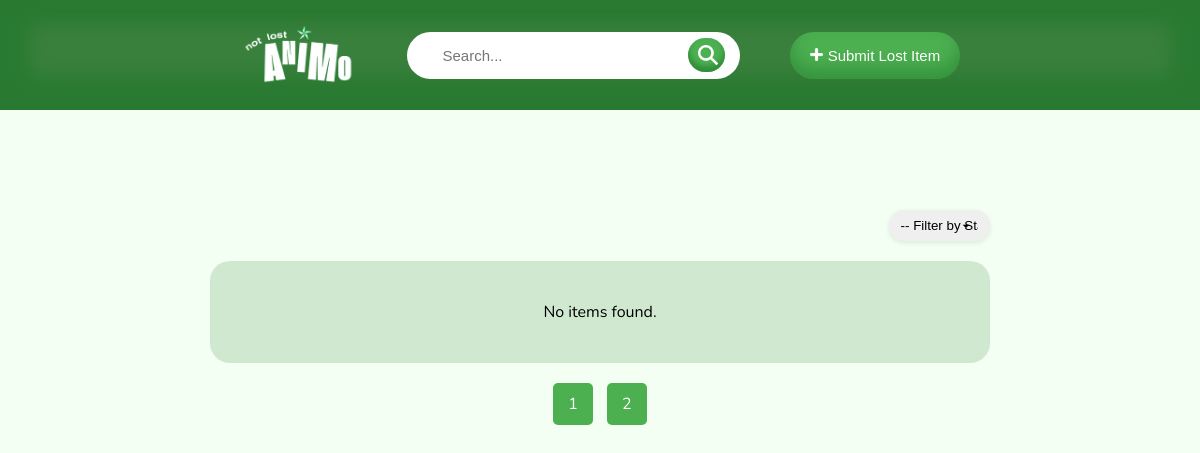
Page /public/item-main.php on the earlier database version.
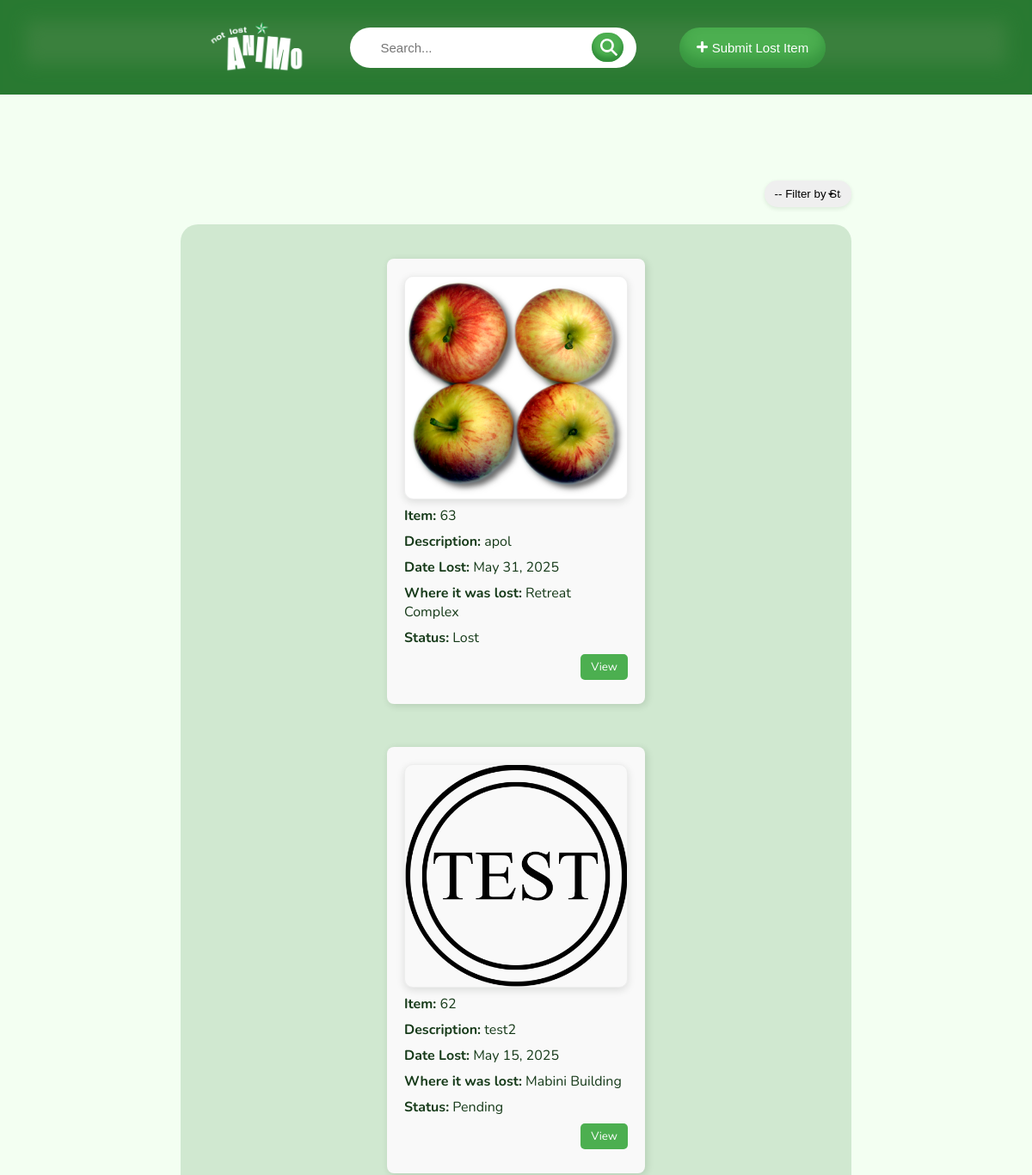
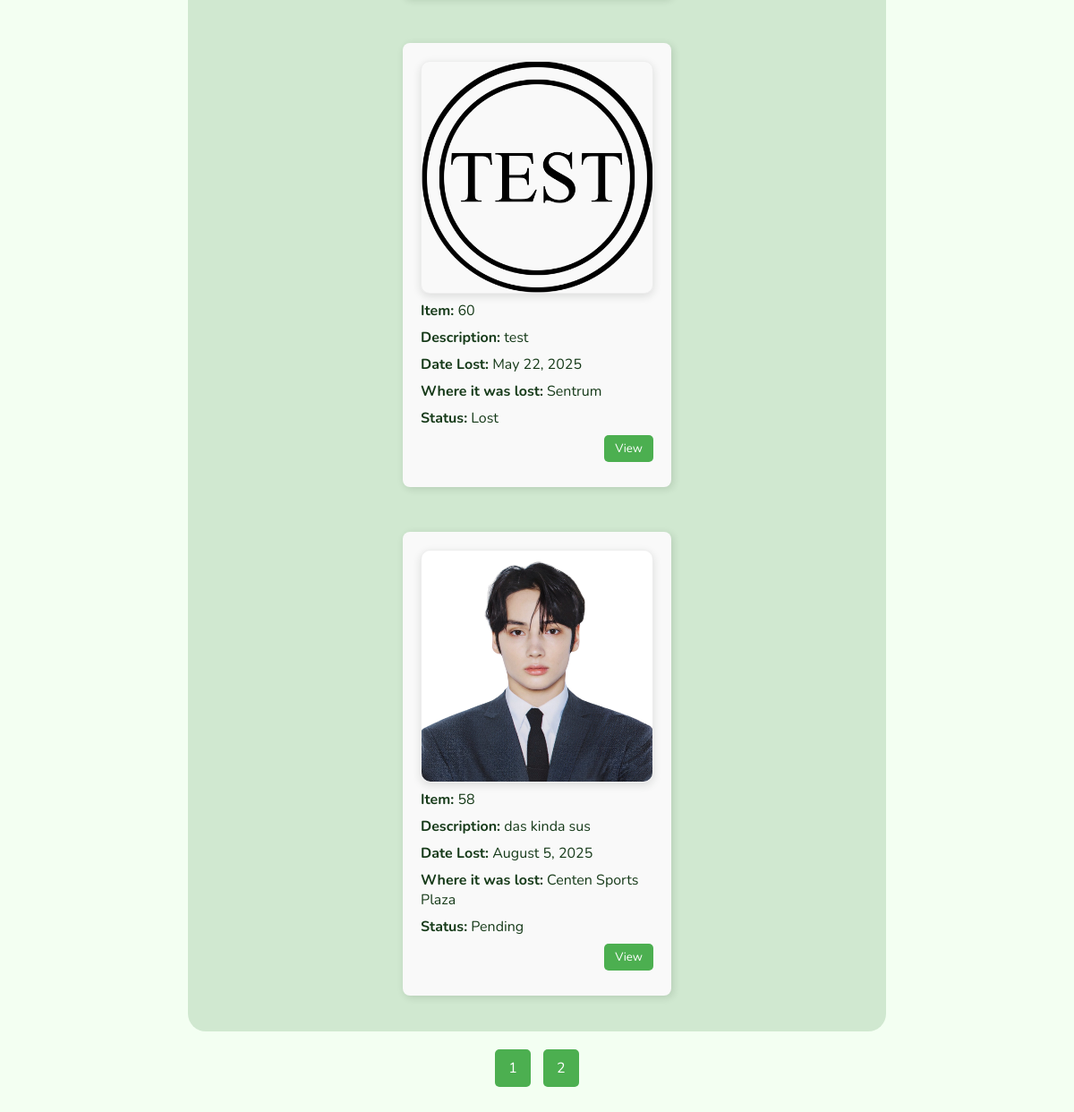
Same page on the later database version (2 pictures, top to bottom).
### tables this page shows
CREATE TABLE `item_submission` (
  `item_index` int(11) NOT NULL,
  `user_submit_index` int(11) NOT NULL COMMENT 'The person who submitted the lost item',
  `image_path` varchar(255) DEFAULT NULL COMMENT 'Path to uploaded image',
  `item_name` varchar(100) NOT NULL COMMENT 'Name or title of the item',
  `description` text DEFAULT NULL COMMENT 'Description of the item',
  `lost_location` varchar(100) NOT NULL COMMENT 'Where the item was lost (e.g., library, building)',
  `lost_date` date NOT NULL COMMENT 'When the item was lost',
  `user_retrieve_index` int(11) NOT NULL,
  `retrieval_date` date DEFAULT NULL,
  `status` varchar(20) NOT NULL COMMENT 'Status of the item, e.g., Lost or Found',
  `approved` tinyint(1) DEFAULT 0
);

### public/item-main.php (the view, shortened to what this page needs)
<?php require("../include/conn.php"); ?>
<!DOCTYPE html>
<html lang="en">
<head>
    <link rel="stylesheet" href="css/base.css?v=<?= time() ?>">
    <link rel="stylesheet" href="css/header.css?v=<?= time() ?>">
    <link rel="stylesheet" href="css/item-main.css?v=<?= time() ?>">
</head>
<body>
    <header>
        <img src="media/logo.png" alt="notlostanimo-logo" class="logo-img">
        <form action="" method="get" name="formadd" enctype="multipart/form-data" novalidate>
            <div class="search-wrapper">
                <input type="search" id="txtsearch" name="q" placeholder="Search..."
                value="<?= isset($_GET['q']) ? htmlspecialchars($_GET['q']) : '' ?>">
                    <button type="submit"><img src="media/search.png"></button>
            </div>
        </form>
        <button type="button" class="add-button" onclick="window.location.href='add-item.php'"><img src="media/add.png"> Submit Lost Item</button>
    </header>
<div class="content">
    <form action="" method="get" name="filterForm" enctype="multipart/form-data" class="filter" novalidate>
            <select name="status_filter" onchange="this.form.submit()">
                <option value="">-- Filter by Status --</option>
            </select>
    </form>
<div class="records-container">
        <?php
            $itemsPerPage = 25;
            $currentPage = isset($_GET['page']) ? (int)$_GET['page'] : 1;
            $offset = ($currentPage - 1) * $itemsPerPage;
            $sql = "SELECT * FROM item_submission WHERE approved = 1";
            $params = [];
            $types = "";
            $sql .= " ORDER BY item_index DESC LIMIT ?, ?";
            $params[] = $offset;
            $params[] = $itemsPerPage;
            $types .= "ii";
            $stmt = $conn->prepare($sql);
            if (!empty($params)) {
                $stmt->bind_param($types, ...$params);
            }
            $stmt->execute();
            $result = $stmt->get_result();
            if ($result->num_rows > 0):
                while ($row = $result->fetch_assoc()):
                    $vitemindex = htmlspecialchars($row['item_index']);
                        $fullDescription = htmlspecialchars($row['description']);
                        $vdescription = mb_strimwidth($fullDescription, 0, 100, '...');
                        $rawDate = $row['lost_date'];
                        $vlostdate = date("F j, Y", strtotime($rawDate));
                    $vimagepath = htmlspecialchars($row['image_path']);
                    $vlostlocation = htmlspecialchars($row['lost_location']);
                    $vstatus = htmlspecialchars($row['status']);
        ?>
        <div class="record-panel">
            <div class="img-container">
            <?php
                $imageFullPath = 'media/' . $vimagepath;
                if (!empty($vimagepath) && file_exists($imageFullPath)) {
                    echo "<img src='{$imageFullPath}' alt='Item Image' class='item-image'>";
                } else {
                    echo "<p><em>No image available</em></p>";
                }
            ?>
            </div>
            <div><strong>Item:</strong> <?= $vitemindex ?></div>
            <div><strong>Description:</strong> <?= $vdescription ?></div>
            <div><strong>Date Lost:</strong> <?= $vlostdate ?></div>
            <div><strong>Where it was lost:</strong> <?= $vlostlocation ?></div>
            <div><strong>Status:</strong> <?= $vstatus ?></div>
            <div class="record-buttons">
                <button class="btn" onclick="window.location.href='item-view.php?vid=<?= $vitemindex ?>'">View</button>
            </div>
        </div>
        <?php endwhile; else: ?>
        <p>No items found.</p>
    <?php endif; ?>
    </div>
<?php
$totalSql = "SELECT COUNT(*) AS total FROM item_submission WHERE 1=1";
$totalStmt = $conn->prepare($totalSql);
$totalStmt->execute();
$totalResult = $totalStmt->get_result();
$totalRow = $totalResult->fetch_assoc();
$totalItems = $totalRow['total'];
$totalPages = ceil($totalItems / $itemsPerPage);
if ($totalPages > 1) {
    echo '<div class="pagination">';
    for ($i = 1; $i <= $totalPages; $i++) {
        echo "<a href='?page=$i" . (isset($_GET['q']) ? '&q=' . urlencode($_GET['q']) : '') . (isset($_GET['status_filter']) ? '&status_filter=' . urlencode($_GET['status_filter']) : '') . "'>$i</a> ";
    }
    echo '</div>';
}
?>
</div>
</body>
</html>

### public/css/base.css (style rules this page uses)
* { margin: 0; padding: 0; box-sizing: border-box; }
body { font-family: 'Nunito', sans-serif; background-color: #f3fff2; }

### public/css/header.css (style rules this page uses)
header { background-color: #3b813e; box-shadow: inset 0px -5px 20px 30px rgba(27, 115, 40, 0.552); color: white; display: flex; justify-content: center; align-items: center; padding: 25px 45px; position: relative; gap:50px; }

### public/css/item-main.css (style rules this page uses)
.add-button { font-size: 15px; padding: 15px 20px 15px 20px; border: none; background-color: #4CAF50; box-shadow: inset 0px -10px 15px 1px rgba(27, 115, 40, 0.444); color: white; cursor: pointer; border-radius: 25px; transition: ease 0.3s; }
header img { width: 13px; height: 13px; }
.logo-img { height: 60px; width: auto; }
form { width: 30%; }
.search-wrapper { gap:20px; position: relative; width: 100%; }
.search-wrapper input[type="search"] { display: flex; justify-content: space-between; width: 100%; padding: 15px 35px 15px 35px; border-radius: 25px; font-size: 15px; border: none; }
.search-wrapper button { padding: 7px 7px 7px 10px; display: flex; background-color: #4CAF50; box-shadow: inset 0px -5px 5px 1px rgba(27, 115, 40, 0.552); position: absolute; right: 15px; top: 50%; transition: ease 0.3s; transform: translateY(-50%); border: none; border-radius: 20px; cursor: pointer; font-size: 18px; }
.search-wrapper img { width: 20px; height: 20px; }
.content { display: flex; flex-direction: column; align-items: center; margin: 100px auto; }
.filter { margin-bottom: 20px; width: 65%; display: flex; justify-content: flex-end; }
.filter select { width: 13%; appearance: none; background-repeat: no-repeat; background-position: right 16px center; background-size: 16px 16px; padding: 8px 12px; border: none; border-radius: 15px; box-shadow: rgba(21, 61, 23, 0.1) 0px 2px 5px; }
.records-container { justify-content: center; padding: 40px 150px 40px 150px; position: relative; width: 65%; display: flex; flex-wrap: wrap; gap: 50px; background-color: #5b9a5f3b; border-radius: 20px; }
.record-panel { color: #163a19; border-radius: 8px; padding: 20px; width: 300px; display: flex; flex-direction: column; background-color: #f9f9f9; box-shadow: 2px 2px 8px rgba(11, 40, 14, 0.138); }
.record-panel div { margin-bottom: 8px; }
.img-container { display: flex; align-items: center; justify-content: center; width: 100%; height: auto; border-radius: 10px; box-shadow: 0 3px 10px rgba(30, 36, 31, 0.133); border: #cccccc42 1px solid; }
.img-container img { width: 100%; height: 100%; border-radius: 10px; }
.record-buttons { width: 100%; display: flex; justify-content: flex-end; margin-top: auto; margin-bottom: 10px; }
.btn { font-family: 'Nunito', sans-serif; padding: 6px 12px; border: none; background-color: #4CAF50; color: white; cursor: pointer; border-radius: 5px; transition: ease 0.3s; }
.pagination { text-align: center; margin-top: 20px; }
.pagination a { display: inline-block; padding: 10px 15px; margin: 0 5px; text-decoration: none; color: white; background-color: #4CAF50; border-radius: 5px; font-size: 16px; transition: background-color 0.3s ease, color 0.3s ease; }

Differences in the rows shown:
added item_submission: image_path (picture), item_index "63", description "apol", lost_date "May 31, 2025", lost_location "Retreat Complex", status "Lost"
added item_submission: image_path (picture), item_index "62", description "test2", lost_date "May 15, 2025", lost_location "Mabini Building", status "Pending"
added item_submission: image_path (picture), item_index "60", description "test", lost_date "May 22, 2025", lost_location "Sentrum", status "Lost"
now on this page (row edited): item_submission: image_path (picture), item_index "58", description "das kinda sus", lost_date "August 5, 2025", lost_location "Centen Sports Plaza", status "Pending"
Other differences:
text no longer shown: "No items found."
